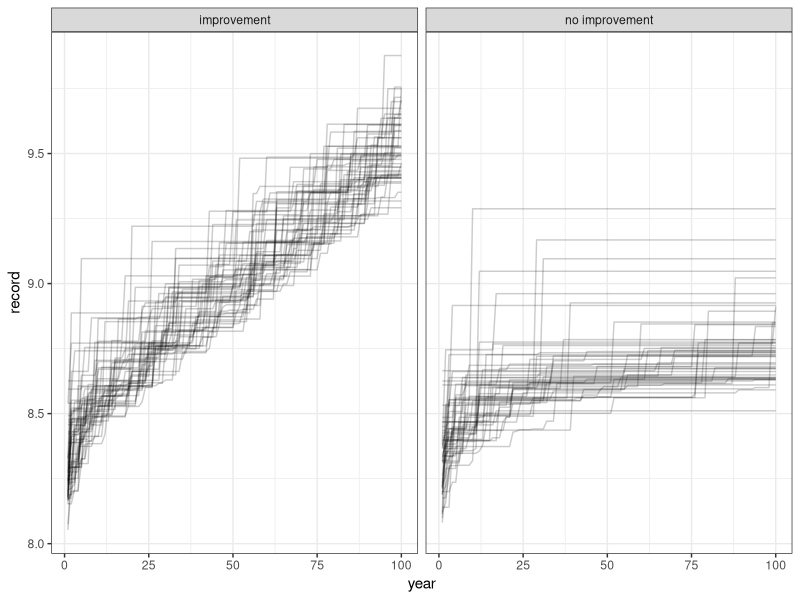

Source code (R):
library(reshape2)
library(ggplot2)

no_improvement <- replicate(50, {
  jumps <- replicate(100, max(rnorm(1000, 7, 0.4)))
  record <- numeric(length(jumps))
  record[1] <- jumps[1]
  for (j in 2:length(jumps)) {
    if (jumps[j] > record[j - 1])
      record[j] <- jumps[j]
    else
      record[j] <- record[j - 1]
  }
  record
})


with_improvement <- replicate(50, {
  jumps <- numeric(100)
  record <- numeric(length(jumps))
  jumps[1] <- max(rnorm(1000, 7, 0.4))
  record[1] <- jumps[1]
  for (j in 2:length(jumps)) {
    jumps[j] <- max(rnorm(1000, 7 + 0.01 * (j - 1), 0.4))
    if (jumps[j] > record[j - 1])
      record[j] <- jumps[j]
    else
      record[j] <- record[j - 1]
  }
  record
})

melted_no_improvement <- melt(no_improvement)
melted_improvement <- melt(with_improvement)
colnames(melted_no_improvement) <- c("year", "replicate", "record")
colnames(melted_improvement) <- c("year", "replicate", "record")
melted_no_improvement$improvement <- "no improvement"
melted_improvement$improvement <- "improvement"

combined <- rbind(melted_no_improvement, melted_improvement)

qplot(x = year, group = replicate, y = record, alpha = I(1/5),
      data = combined, facets = ~ improvement, geom = "line") + theme_bw()
